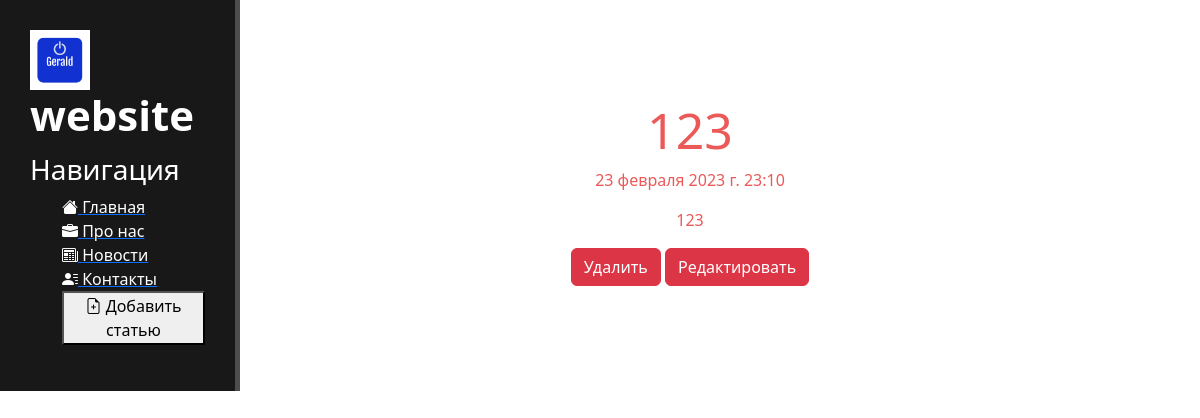
Page /news/7 on the earlier database version.
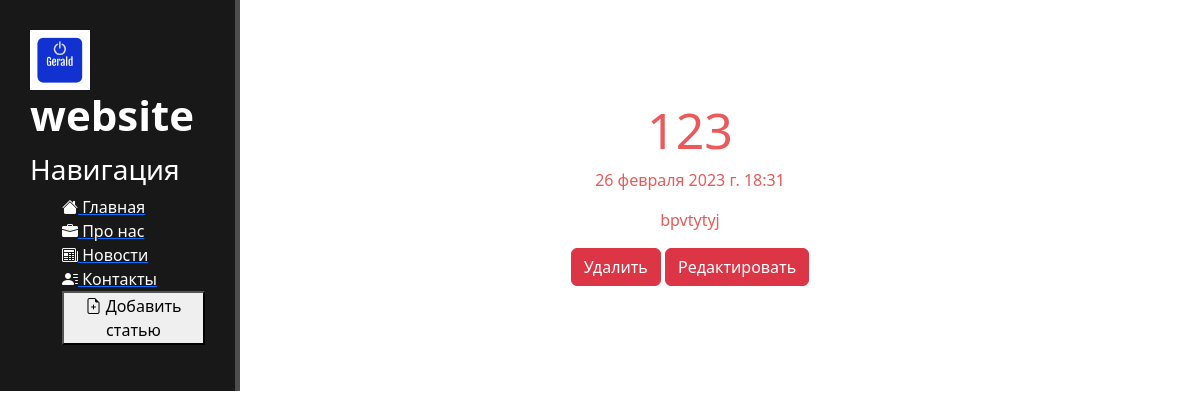
Same page on the later database version.
### news/models.py (models this page shows, shortened)
class Artiles(models.Model):
    title = models.CharField('Название', max_length=50)
    anons = models.CharField('Анонс', max_length=250)
    full_text = models.TextField('Статья')
    date = models.DateTimeField('Дата публикации')
    class Meta:
        verbose_name = 'Новость'
        verbose_name_plural = 'Новости'

### news/views.py (the view)
# urls.py: path('<int:pk>', views.NewsDetailView.as_view(), name='news-detail'),
class NewsDetailView(DetailView):
    model = Artiles
    template_name = 'news/details_view.html'
    context_object_name = 'artile'

### news/templates/news/details_view.html (shortened to what this page needs)
{% extends 'main/layout.html' %}
{% block content%}
    <div class="features">
        <h1>{{ artile.title }}</h1>
        <p>{{ artile.date }}</p>
        <p>{{ artile.full_text }}</p>
        <a href="{% url 'news-delete' artile.id %}" class="btn btn-danger">Удалить</a>
        <a href="{% url 'news-update' artile.id %}" class="btn btn-danger">Редактировать</a>
    </div>
{% endblock%}

Differences in the rows shown:
changed Artiles: date "23 февраля 2023 г. 23:10" → "26 февраля 2023 г. 18:31"; full_text "123" → "bpvtytyj"
